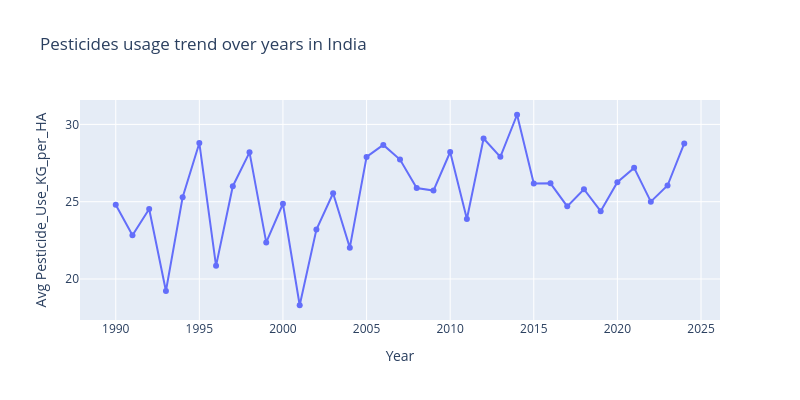

Notebook code for this chart:
### Code cell
df1 = df[df['Country'] == 'India']
pp = df1.groupby('Year')['Pesticide_Use_KG_per_HA'].mean().reset_index(name='Avg Pesticide_Use_KG_per_HA')

fig = px.line(pp,
              x='Year',
              y='Avg Pesticide_Use_KG_per_HA',
              title="Pesticides usage trend over years in India",
              markers=True)
fig.update_layout(
    width=800,
    height=400)
fig.show()

### Figure 1 — Plotly figure (JSON) as saved in the notebook; plotly's stock layout.template omitted (floating-point values rounded to 4 significant figures)
{"data": [{"hovertemplate": "Year=%{x}<br>Avg Pesticide_Use_KG_per_HA=%{y}<extra></extra>", "legendgroup": "", "line": {"color": "#636efa", "dash": "solid"}, "marker": {"symbol": "circle"}, "mode": "lines+markers", "name": "", "orientation": "v", "showlegend": false, "type": "scatter", "x": ["1990-01-01T00:00:00", "1991-01-01T00:00:00", "1992-01-01T00:00:00", "1993-01-01T00:00:00", "1994-01-01T00:00:00", "1995-01-01T00:00:00", "1996-01-01T00:00:00", "1997-01-01T00:00:00", "1998-01-01T00:00:00", "1999-01-01T00:00:00", "2000-01-01T00:00:00", "2001-01-01T00:00:00", "2002-01-01T00:00:00", "2003-01-01T00:00:00", "2004-01-01T00:00:00", "2005-01-01T00:00:00", "2006-01-01T00:00:00", "2007-01-01T00:00:00", "2008-01-01T00:00:00", "2009-01-01T00:00:00", "2010-01-01T00:00:00", "2011-01-01T00:00:00", "2012-01-01T00:00:00", "2013-01-01T00:00:00", "2014-01-01T00:00:00", "2015-01-01T00:00:00", "2016-01-01T00:00:00", "2017-01-01T00:00:00", "2018-01-01T00:00:00", "2019-01-01T00:00:00", "2020-01-01T00:00:00", "2021-01-01T00:00:00", "2022-01-01T00:00:00", "2023-01-01T00:00:00", "2024-01-01T00:00:00"], "xaxis": "x", "y": [24.8, 22.82, 24.53, 19.22, 25.29, 28.79, 20.85, 26.0, 28.19, 22.37, 24.87, 18.3, 23.19, 25.54, 22.03, 27.9, 28.67, 27.72, 25.88, 25.72, 28.21, 23.88, 29.08, 27.9, 30.62, 26.18, 26.19, 24.7, 25.81, 24.38, 26.26, 27.19, 25.0, 26.04, 28.77], "yaxis": "y"}], "layout": {"height": 400, "legend": {"tracegroupgap": 0}, "title": {"text": "Pesticides usage trend over years in India"}, "width": 800, "xaxis": {"anchor": "y", "domain": [0, 1], "title": {"text": "Year"}}, "yaxis": {"anchor": "x", "domain": [0, 1], "title": {"text": "Avg Pesticide_Use_KG_per_HA"}}}}
